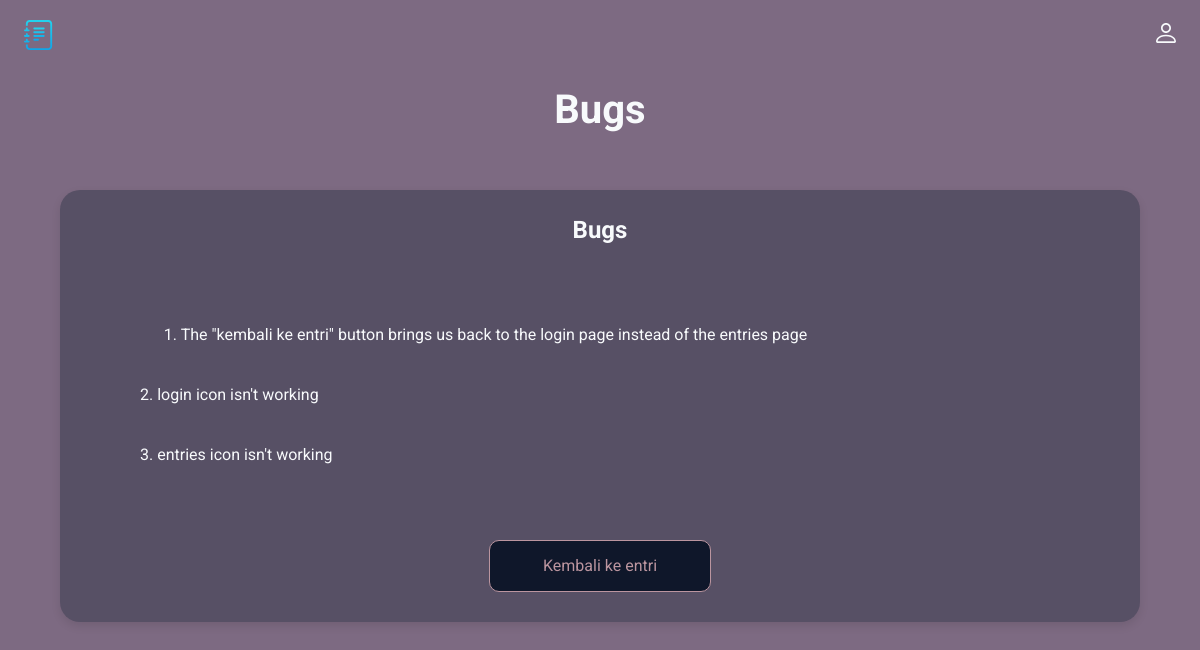
The page /card/3 on the database its author committed.
### main.py (models this page shows, shortened)
class Card(db.Model):
    id = db.Column(db.Integer, primary_key=True)
    title = db.Column(db.String(100), nullable=False)
    subtitle = db.Column(db.String(300), nullable=False)
    text = db.Column(db.Text, nullable=False)

### main.py (the view)
@app.route('/card/<int:id>')
def card(id):
    card = Card.query.get(id)
    return render_template('card.html', card=card)

### templates/card.html (shortened to what this page needs)
<!doctype html>
<html lang="en">
<head>
  <link rel="stylesheet" href="../static/css/style.css">
</head>
<body>
  <header class="header">
    <img src="../static/img/logo.svg" alt="logo" width="30" height="30">
    <ul class="main-list">
        <li class="list__item">
          <a href="">
            <img src="../static/img/login.svg" alt="login" width="20" height="20">
          </a>
    </ul>
  </header>
  <main class="main">
    {% block content %}
    <h1 class="main__title">{{card.title}}</h1>
    <div class="main__block">
      <h2 class="main__subtitle">{{card.subtitle}}</h2>
      <div class="main__text">
      {{card.text}}
      </div>
      <a class="main__link" href="/index">Kembali ke entri</a>
    </div>
  </main>
  {% endblock %}
</body>
</html>

### static/css/style.css (style rules this page uses)
body { margin: 0; padding: 0; font-family: 'Roboto', sans-serif; font-size: 16px; line-height: 20px; background-color: #7d6a82; color: #F8FAFC; }
h1, h2, p { margin: 0; }
img { object-fit: contain; }
a { text-decoration: none; color: inherit; transition: 0.2s; }
ul { list-style: none; margin: 0; padding: 0; }
.header { display: flex; justify-content: space-between; align-items: center; padding: 20px 2%; margin-bottom: 30px; }
.main-list { display: flex; align-items: center; gap: 20px; }
.main__title { font-size: 40px; text-align: center; margin-bottom: 70px; }
.main { padding: 0 5%; }
.main__block { background: rgba(30, 41, 59, 0.4); border-radius: 20px; box-shadow: 0px 4px 10px rgba(0, 0, 0, 0.1); padding: 30px 80px; display: flex; flex-direction: column; align-items: center; }
.main__subtitle { text-align: center; margin-bottom: 50px; }
.main__text { line-height: 30px; margin-bottom: 40px; white-space: pre-wrap; align-self: flex-start; }
.main__link { display: block; border: 1px solid #BB959F; background: #0F172A; border-radius: 10px; color: #BB959F; padding: 15px 10px; font: inherit; width: 200px; text-align: center; cursor: pointer; transition: 0.2s; }

### rows shown on the page
Card: title "Bugs", subtitle "Bugs", text "1. The \"kembali ke entri\" button brings us back to the login page instead of the entries page 2. login icon isn't working 3. entries icon isn't working"
